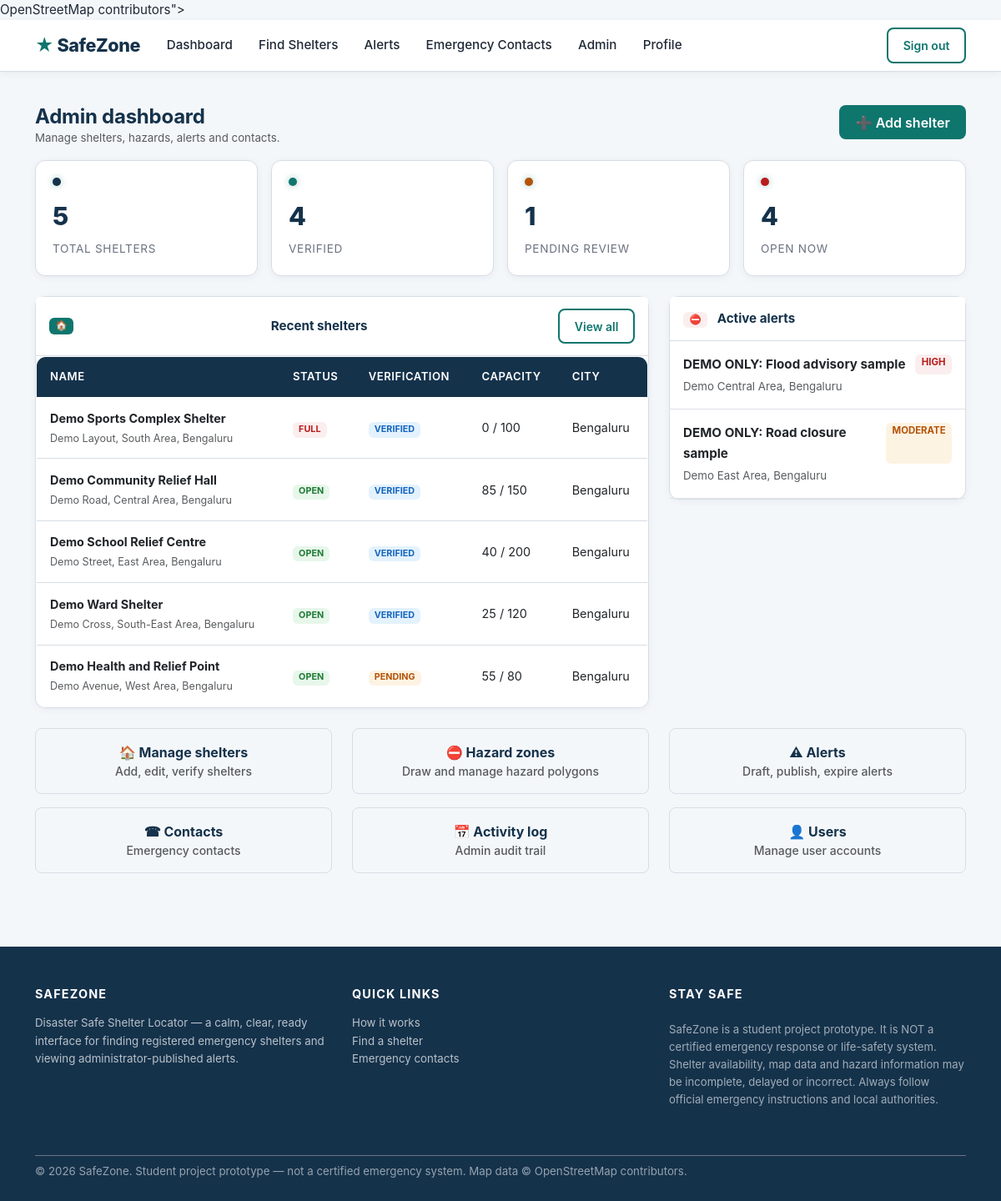
The page /admin/dashboard (signed in) on the database its author committed.
### tables this page shows
CREATE TABLE shelters (
    shelter_id INTEGER PRIMARY KEY AUTOINCREMENT,
    shelter_code VARCHAR(30) NOT NULL UNIQUE,
    name VARCHAR(160) NOT NULL,
    description TEXT NULL,
    address VARCHAR(255) NOT NULL,
    city VARCHAR(100) NOT NULL,
    state VARCHAR(100) NOT NULL,
    postal_code VARCHAR(15) NULL,
    latitude REAL NOT NULL,
    longitude REAL NOT NULL,
    shelter_type TEXT NOT NULL DEFAULT 'OTHER' CHECK (shelter_type IN ('COMMUNITY_HALL','SCHOOL','GOVERNMENT_CENTRE','HEALTH_CENTRE','OTHER')),
    total_capacity INTEGER UNSIGNED NOT NULL DEFAULT 0,
    available_capacity INTEGER UNSIGNED NOT NULL DEFAULT 0,
    status TEXT NOT NULL DEFAULT 'OPEN' CHECK (status IN ('OPEN','FULL','CLOSED')),
    verification_status TEXT NOT NULL DEFAULT 'PENDING' CHECK (verification_status IN ('PENDING','VERIFIED','REJECTED')),
    contact_name VARCHAR(120) NULL,
    contact_phone VARCHAR(25) NULL,
    has_food INTEGER NOT NULL DEFAULT 0,
    has_drinking_water INTEGER NOT NULL DEFAULT 0,
    has_medical_support INTEGER NOT NULL DEFAULT 0,
    has_accessibility INTEGER NOT NULL DEFAULT 0,
    last_verified_at DATETIME NULL,
    created_by BIGINT NULL,
    created_at TIMESTAMP NOT NULL DEFAULT CURRENT_TIMESTAMP,
    updated_at TIMESTAMP NOT NULL DEFAULT CURRENT_TIMESTAMP,
    CONSTRAINT fk_shelters_created_by FOREIGN KEY (created_by) REFERENCES users(user_id) ON DELETE SET NULL,
    CONSTRAINT chk_shelter_capacity CHECK (available_capacity <= total_capacity)
);

CREATE TABLE alerts (
    alert_id INTEGER PRIMARY KEY AUTOINCREMENT,
    disaster_id BIGINT NULL,
    title VARCHAR(180) NOT NULL,
    message TEXT NOT NULL,
    severity TEXT NOT NULL CHECK (severity IN ('INFO','LOW','MODERATE','HIGH','CRITICAL')),
    area_text VARCHAR(180) NULL,
    source_name VARCHAR(120) NOT NULL DEFAULT 'ADMIN DEMO ENTRY',
    alert_status TEXT NOT NULL DEFAULT 'DRAFT' CHECK (alert_status IN ('DRAFT','PUBLISHED','EXPIRED')),
    published_at DATETIME NULL,
    expires_at DATETIME NULL,
    created_by BIGINT NULL,
    created_at TIMESTAMP NOT NULL DEFAULT CURRENT_TIMESTAMP,
    CONSTRAINT fk_alert_disaster FOREIGN KEY (disaster_id) REFERENCES disaster_events(disaster_id) ON DELETE SET NULL,
    CONSTRAINT fk_alert_created_by FOREIGN KEY (created_by) REFERENCES users(user_id) ON DELETE SET NULL
);

### safezone/routes/admin.py (the view)
@admin_bp.route("/dashboard")
@login_required
def dashboard():
    if not _admin_required():
        return redirect(url_for("user.dashboard"))
    shelters = list_all_shelters(limit=20)
    alerts = get_active_alerts()
    total = len(list_all_shelters(limit=10000))
    verified = sum(1 for s in shelters if s["verification_status"] == "VERIFIED")
    pending = sum(1 for s in shelters if s["verification_status"] == "PENDING")
    open_count = sum(1 for s in shelters if s["status"] == "OPEN")
    return render_template(
        "admin_dashboard.html",
        shelters=shelters,
        alerts=alerts,
        total=total, verified=verified, pending=pending, open_count=open_count,
    )

### safezone/database/connection.py (called while the page is built)
def get_db_path():
    db_url = Config.DATABASE_URL
    if db_url.startswith("sqlite:///"):
        return db_url[len("sqlite:///"):]
    return None

def get_connection():
    db_path = get_db_path()
    conn = sqlite3.connect(db_path)
    conn.row_factory = sqlite3.Row
    conn.execute("PRAGMA foreign_keys = ON")
    return conn

@contextmanager
def db_transaction():
    conn = get_connection()
    try:
        yield conn
        conn.commit()
    except Exception:
        conn.rollback()
        raise
    finally:
        conn.close()

def query_one(sql, params=()):
    with db_transaction() as conn:
        cur = conn.execute(sql, params)
        return cur.fetchone()

def query_all(sql, params=()):
    with db_transaction() as conn:
        cur = conn.execute(sql, params)
        return cur.fetchall()

### safezone/routes/admin.py (called while the page is built)
def _admin_required():
    if not current_user.is_authenticated or current_user.role != "ADMIN":
        flash("Administrator access required.", "danger")
        return False
    return True

### safezone/routes/auth.py (called while the page is built)
def get_user_by_id(user_id):
    from safezone.database.connection import query_one
    return query_one("SELECT * FROM users WHERE user_id = ?", (user_id,))

    @property
    def is_admin(self):
        return self.role == "ADMIN"

### safezone/services/alert.py (called while the page is built)
def get_active_alerts():
    rows = query_all(
        """
        SELECT a.*, d.title AS disaster_title, d.disaster_type, d.severity AS disaster_severity
        FROM alerts a
        LEFT JOIN disaster_events d ON a.disaster_id = d.disaster_id
        WHERE a.alert_status = 'PUBLISHED'
          AND (a.expires_at IS NULL OR a.expires_at > CURRENT_TIMESTAMP)
        ORDER BY
          CASE a.severity WHEN 'CRITICAL' THEN 4 WHEN 'HIGH' THEN 3
               WHEN 'MODERATE' THEN 2 WHEN 'LOW' THEN 1 ELSE 0 END DESC,
          a.published_at DESC
        """
    )
    return [dict(r) for r in rows]

### safezone/services/shelter.py (called while the page is built)
def list_all_shelters(limit=200):
    rows = query_all(
        """
        SELECT * FROM shelters
        ORDER BY verification_status DESC, status, name
        LIMIT ?
        """,
        (limit,),
    )
    return [dict(r) for r in rows]

### templates/admin_dashboard.html (shortened to what this page needs)
{% extends "base.html" %}
{% block content %}
<section class="section-sm">
  <div class="container">
    <div class="d-flex justify-content-between align-items-start flex-wrap gap-2 mb-3">
      <div>
        <h2 class="mb-0">Admin dashboard</h2>
        <p class="text-muted small mb-0">Manage shelters, hazards, alerts and contacts.</p>
      </div>
      <a class="btn btn-sz" href="{{ url_for('admin.add_shelter') }}">&#x2795; Add shelter</a>
    </div>
    <div class="summary-grid mb-4">
      <div class="summary-card">
        <div class="dot" style="background:var(--sz-navy);"></div>
        <div class="value">{{ total }}</div>
        <div class="label">Total shelters</div>
      </div>
      <div class="summary-card">
        <div class="dot" style="background:var(--sz-teal);"></div>
        <div class="value">{{ verified }}</div>
        <div class="label">Verified</div>
      </div>
      <div class="summary-card">
        <div class="dot" style="background:var(--sz-amber);"></div>
        <div class="value">{{ pending }}</div>
        <div class="label">Pending review</div>
      </div>
      <div class="summary-card">
        <div class="dot" style="background:var(--sz-red);"></div>
        <div class="value">{{ open_count }}</div>
        <div class="label">Open now</div>
      </div>
    </div>
    <div class="row">
      <div class="col-lg-8 mb-4">
        <div class="card card-sz">
          <div class="card-header d-flex justify-content-between align-items-center">
            <span class="badge bg-teal me-2">&#127968;</span> Recent shelters
            <a class="btn btn-sm btn-outline-sz" href="{{ url_for('admin.manage_shelters') }}">View all</a>
          </div>
          <div class="card-body p-0">
            <div class="table-responsive">
              <table class="table-sz mb-0">
                <thead>
                  <tr>
                    <th>Name</th><th>Status</th><th>Verification</th><th>Capacity</th><th>City</th>
                  </tr>
                </thead>
                <tbody>
                  {% for s in shelters %}
                    <tr>
                      <td>
                        <strong>{{ s.name }}</strong><br>
                        <small class="text-muted">{{ s.address }}, {{ s.city }}</small>
                      </td>
                      <td><span class="badge badge-{{ 'open' if s.status=='OPEN' else 'full' if s.status=='FULL' else 'closed' }}">{{ s.status }}</span></td>
                      <td><span class="badge badge-{{ 'verified' if s.verification_status=='VERIFIED' else 'pending' }}">{{ s.verification_status }}</span></td>
                      <td>{{ s.available_capacity }} / {{ s.total_capacity }}</td>
                      <td>{{ s.city }}</td>
                    </tr>
                  {% else %}
                    <tr><td colspan="5" class="text-center text-muted p-3">No shelters.</td></tr>
                  {% endfor %}
                </tbody>
              </table>
            </div>
          </div>
        </div>
      </div>
      <div class="col-lg-4 mb-4">
        <div class="card card-sz">
          <div class="card-header">
            <span class="badge bg-red me-2">&#9940;</span> Active alerts
          </div>
          <div class="card-body p-0">
            {% if alerts %}
              {% for a in alerts %}
                <div class="p-3 border-bottom">
                  <div class="d-flex justify-content-between mb-1">
                    <strong>{{ a.title }}</strong>
                    <span class="badge badge-{{ a.severity.lower() }}">{{ a.severity }}</span>
                  </div>
                  <p class="small text-muted mb-0">{{ a.area_text }}</p>
                </div>
              {% endfor %}
            {% else %}
              <div class="text-center text-muted p-3">No active alerts.</div>
            {% endif %}
          </div>
        </div>
      </div>
    </div>
    <div class="row">
      <div class="col-md-4 mb-3">
        <a class="btn btn-ghost w-100 py-3" href="{{ url_for('admin.manage_shelters') }}">
          <div class="text-navy fw-bold">&#127968; Manage shelters</div>
          <div class="small text-muted">Add, edit, verify shelters</div>
        </a>
      </div>
      <div class="col-md-4 mb-3">
        <a class="btn btn-ghost w-100 py-3" href="{{ url_for('admin.manage_hazards') }}">
          <div class="text-navy fw-bold">&#9940; Hazard zones</div>
          <div class="small text-muted">Draw and manage hazard polygons</div>
        </a>
      </div>
      <div class="col-md-4 mb-3">
        <a class="btn btn-ghost w-100 py-3" href="{{ url_for('admin.manage_alerts') }}">
          <div class="text-navy fw-bold">&#9888; Alerts</div>
          <div class="small text-muted">Draft, publish, expire alerts</div>
        </a>
      </div>
      <div class="col-md-4 mb-3">
        <a class="btn btn-ghost w-100 py-3" href="{{ url_for('admin.manage_contacts') }}">
          <div class="text-navy fw-bold">&#9742; Contacts</div>
          <div class="small text-muted">Emergency contacts</div>
        </a>
      </div>
      <div class="col-md-4 mb-3">
        <a class="btn btn-ghost w-100 py-3" href="{{ url_for('admin.activity_log') }}">
          <div class="text-navy fw-bold">&#128197; Activity log</div>
          <div class="small text-muted">Admin audit trail</div>
        </a>
      </div>
      <div class="col-md-4 mb-3">
        <a class="btn btn-ghost w-100 py-3" href="{{ url_for('admin.manage_users') }}">
          <div class="text-navy fw-bold">&#128100; Users</div>
          <div class="small text-muted">Manage user accounts</div>
        </a>
      </div>
    </div>
  </div>
</section>
{% endblock %}

### static/css/style.css (style rules this page uses)
:root { --sz-navy: #15324B; --sz-navy-dark: #0f2436; --sz-teal: #0F766E; --sz-teal-dark: #0b5f56; --sz-pale-teal: #EAF4F4; --sz-bg: #F4F7FA; --sz-amber: #B45309; --sz-amber-bg: #fdf3e3; --sz-red: #B91C1C; --sz-red-bg: #fbeeee; --sz-text: #1f2937; --sz-text-muted: #6b7280; --sz-border: #d7dde5; --sz-shadow: 0 6px 18px rgba(21, 50, 75, 0.08); --sz-shadow-sm: 0 2px 8px rgba(21, 50, 75, 0.06); --sz-radius: 12px; --sz-font: "Inter", -apple-system, BlinkMacSystemFont, "Segoe UI", Roboto, "Helvetica Neue", Arial, sans-serif; }
* { box-sizing: border-box; }
html { scroll-behavior: smooth; }
body { background: var(--sz-bg); color: var(--sz-text); font-family: var(--sz-font); font-size: 0.95rem; line-height: 1.6; margin: 0; }
h1, h2, h3, h4, h5, h6 { color: var(--sz-navy); font-weight: 700; letter-spacing: -0.01em; }
h2 { font-size: 1.5rem; }
a { color: var(--sz-teal); text-decoration: none; }
.btn-sz { background: var(--sz-teal); border: none; color: #fff; font-weight: 600; border-radius: 8px; padding: 0.55rem 1.2rem; transition: transform 0.15s, box-shadow 0.15s, background 0.15s; }
.btn-outline-sz { color: var(--sz-teal); border: 2px solid var(--sz-teal); background: transparent; font-weight: 600; border-radius: 8px; padding: 0.55rem 1.1rem; }
.btn-ghost { background: transparent; border: 1px solid var(--sz-border); color: var(--sz-text); border-radius: 8px; padding: 0.45rem 1rem; font-weight: 500; }
.text-navy { color: var(--sz-navy) !important; }
.bg-teal { background: var(--sz-teal) !important; color: #fff; }
.bg-red { background: var(--sz-red-bg) !important; }
.badge-open { background: #e7f7ea; color: #1e7a34; }
.badge-full { background: #fbeeee; color: var(--sz-red); }
.badge-verified { background: #e3f2fd; color: #1565c0; }
.badge-pending { background: var(--sz-amber-bg); color: var(--sz-amber); }
.badge-high { background: var(--sz-red-bg); color: var(--sz-red); }
.badge-moderate { background: var(--sz-amber-bg); color: var(--sz-amber); }
.card-sz { background: #fff; border: 1px solid var(--sz-border); border-radius: var(--sz-radius); box-shadow: var(--sz-shadow-sm); transition: transform 0.15s, box-shadow 0.15s; }
.card-sz > .card-header { background: #fff; border-bottom: 1px solid var(--sz-border); font-weight: 700; color: var(--sz-navy); padding: 0.85rem 1rem; }
.card-sz > .card-body { padding: 1.1rem 1.2rem; }
.section-sm { padding: 2.5rem 1rem; }
.table-sz { width: 100%; border-collapse: collapse; background: #fff; border-radius: var(--sz-radius); overflow: hidden; border: 1px solid var(--sz-border); }
.table-sz th { background: var(--sz-navy); color: #fff; font-weight: 600; font-size: 0.82rem; text-transform: uppercase; letter-spacing: 0.04em; padding: 0.85rem 1rem; text-align: left; }
.table-sz td { padding: 0.85rem 1rem; border-bottom: 1px solid var(--sz-border); font-size: 0.9rem; }
.table-sz tr:last-child td { border-bottom: none; }
.summary-grid { display: grid; grid-template-columns: repeat(auto-fit, minmax(180px, 1fr)); gap: 1rem; margin-bottom: 1.5rem; }
.summary-card { background: #fff; border: 1px solid var(--sz-border); border-radius: var(--sz-radius); padding: 1.25rem 1.25rem; box-shadow: var(--sz-shadow-sm); display: flex; flex-direction: column; }
.summary-card .value { font-size: 1.9rem; font-weight: 800; color: var(--sz-navy); }
.summary-card .label { color: var(--sz-text-muted); font-size: 0.85rem; text-transform: uppercase; letter-spacing: 0.05em; margin-top: 0.3rem; }
.summary-card .dot { width: 10px; height: 10px; border-radius: 50%; background: var(--sz-teal); margin-bottom: 0.75rem; box-shadow: 0 0 8px rgba(15, 118, 110, 0.4); }

### rows shown on the page
shelters: name "Demo Sports Complex Shelter", address "Demo Layout, South Area", city "Bengaluru", status "FULL", verification_status "VERIFIED", available_capacity "0", total_capacity "100"
shelters: name "Demo Community Relief Hall", address "Demo Road, Central Area", city "Bengaluru", status "OPEN", verification_status "VERIFIED", available_capacity "85", total_capacity "150"
shelters: name "Demo School Relief Centre", address "Demo Street, East Area", city "Bengaluru", status "OPEN", verification_status "VERIFIED", available_capacity "40", total_capacity "200"
shelters: name "Demo Ward Shelter", address "Demo Cross, South-East Area", city "Bengaluru", status "OPEN", verification_status "VERIFIED", available_capacity "25", total_capacity "120"
shelters: name "Demo Health and Relief Point", address "Demo Avenue, West Area", city "Bengaluru", status "OPEN", verification_status "PENDING", available_capacity "55", total_capacity "80"
alerts: title "DEMO ONLY: Flood advisory sample", severity "HIGH", area_text "Demo Central Area, Bengaluru"
alerts: title "DEMO ONLY: Road closure sample", severity "MODERATE", area_text "Demo East Area, Bengaluru"

### other values the page prints
{{ total }} "5"
{{ verified }} "4"
{{ pending }} "1"
{{ open_count }} "4"
